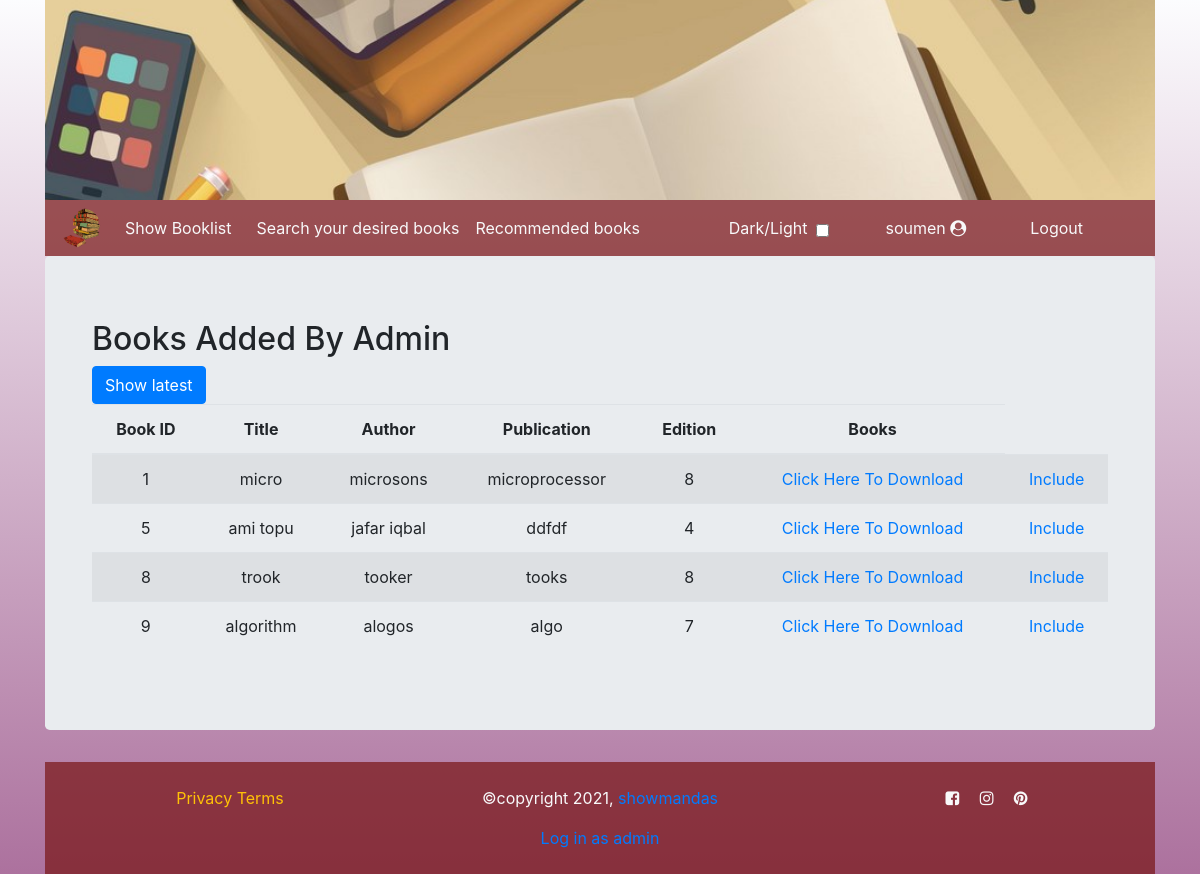
The page /user/rembook.php (signed in) on the database its author committed.
### tables this page shows
CREATE TABLE `rembook` (
  `id` int(11) NOT NULL,
  `title` varchar(255) NOT NULL,
  `author` varchar(255) NOT NULL,
  `publication` varchar(255) NOT NULL,
  `edition` int(255) NOT NULL,
  `files` varchar(255) NOT NULL
);

### user/rembook.php (the view, shortened to what this page needs)
<!DOCTYPE html>
<html lang="en">
<head>
<link rel="stylesheet" href="https://maxcdn.bootstrapcdn.com/bootstrap/4.5.2/css/bootstrap.min.css">
<link rel="stylesheet" href="https://cdnjs.cloudflare.com/ajax/libs/font-awesome/4.7.0/css/font-awesome.min.css" />
<link rel="stylesheet" href="css/style.css">
</head>
<body style="background-image:linear-gradient(to bottom, rgba(245, 246, 252, 0.3), rgba(117, 19, 93, 0.6)),
    url('../images/bgimg.jpg');">
<div class="wrapper container">
  <?php
  include 'header.php'
  ?>
<?php
include 'nav.php';
?>
<div class="jumbotron">
<div class="container table-responsive-sm">
  <h2>Books Added By Admin</h2>
<a href="latest.php" class="btn btn-primary">Show latest</a>
  <table class="table table-striped table-hover text-center">
    <thead>
      <tr>
      <th>Book ID</th>
        <th>Title</th>
        <th>Author</th>
        <th>Publication</th>
        <th>Edition</th>
        <th>Books</th>
      </tr>
    </thead>
    <tbody>
    <?php
include "dbcon.php";
$sortquery="select * from rembook";
$q_run=mysqli_query($con,$sortquery);
if(mysqli_num_rows($q_run)>0){
  while($resShow=mysqli_fetch_array($q_run)){
    ?>
          <tr>
            <td><?php echo $resShow['id'];?></td>
            <td><?php echo $resShow['title'];?></td>
            <td><?php echo $resShow['author'];?></td>
            <td><?php echo $resShow['publication'];?></td>
            <td><?php echo $resShow['edition'];?></td>
            <td><a href="download.php?file=pdf/.<?php echo $resShow['files']; ?>" name="download">Click Here To Download</a></td>
            <td><a href="include.php?id=<?php echo $resShow['id']; ?>" name="include">Include</a></td>
           </tr>
      <?php
       }
}else{
  ?>
  <script>
alert("No record found");
  </script>
  <?php
}
  ?>
  </table>
</div>
</div>
<?php
include 'footer.php';
?>
</div>
</body>
</html>

### css/style.css (style rules this page uses)
* { margin: 0; padding: 0; box-sizing: border-box; }

### rows shown on the page
rembook: id "1", title "micro", author "microsons", publication "microprocessor", edition "8"
rembook: id "5", title "ami topu", author "jafar iqbal", publication "ddfdf", edition "4"
rembook: id "8", title "trook", author "tooker", publication "tooks", edition "8"
rembook: id "9", title "algorithm", author "alogos", publication "algo", edition "7"

### other values the page prints
$_SESSION['username'] "soumen"
